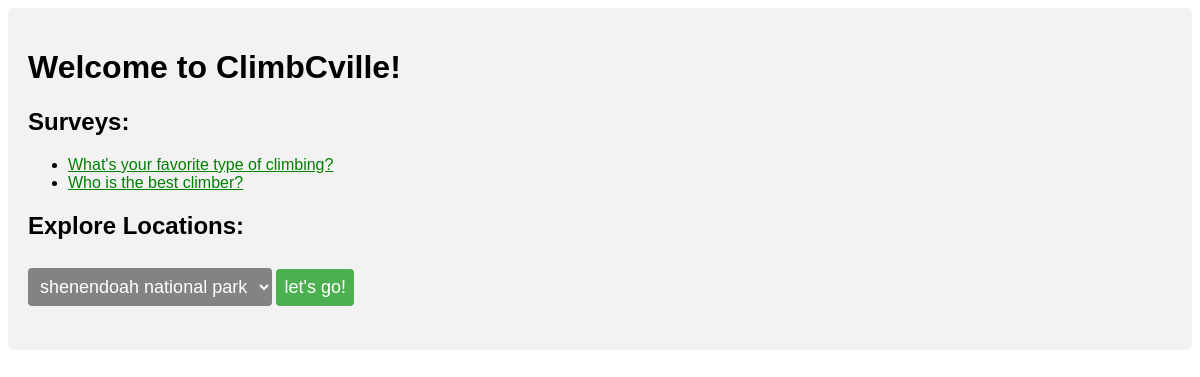
Screenshot of /climbcville/ with the database file from the repository.
### climbcville/models.py (models this page shows, shortened)
class Question(models.Model):
    question_text = models.CharField(max_length=200)
    pub_date = models.DateTimeField('date published')

### climbcville/views.py (the view)
# urls.py: path('', views.index, name='index'),
def index(request):
    latest_question_list = Question.objects.order_by('-pub_date')[:5]
    locations_list = Location.objects.all
    routes_list = Route.objects.all
    context = {'latest_question_list': latest_question_list,
               'showlocations': locations_list,
               'routes_list': routes_list}
    return render(request, 'climbcville/index.html', context)

### climbcville/templates/climbcville/index.html (shortened to what this page needs)
{% load static %}
<link rel="stylesheet" type="text/css" href="{% static 'climbcville/style.css' %}">
<!DOCTYPE html>
<html>
<body>
    <div>
    <h1>Welcome to ClimbCville!</h1>
    <h2>Surveys:</h2>
    {% if latest_question_list %}
    <ul>
        {% for question in latest_question_list %}
        <li><a href="{% url 'climbcville:poll_details' question.id %}">{{ question.question_text }}</a></li>
        {% endfor %}
    </ul>
    {% else %}
    <p>No polls are available.</p>
    {% endif %}
{% block content %}
<h2><b> Explore Locations: </b></h2>
<form action="{% url 'climbcville:location' %}" method="post">
    <select name="location_choice">
        {% for location in showlocations %}
            <option value="{{location.location_id}}">{{ location.location_name }}</option>
        {% endfor %}
    </select>
    <input type="submit" value="let's go!">
</form>
{% endblock %}
</div>
</body>
</html>

### climbcville/static/climbcville/style.css (style rules this page uses)
body { font-family: Verdana, Geneva, Tahoma, sans-serif; }
div { border-radius: 5px; background-color: #f2f2f2; padding: 20px; }
li a { color: green; }
input[type=submit] { background-color: #4CAF50; color: white; padding: 8px; margin: 8px 0; border: none; border-radius: 4px; cursor: pointer; font-size: large; }
select { background-color: #838383; color: white; padding: 8px; margin: 8px 0; border: none; border-radius: 4px; cursor: pointer; font-size: large; }

### rows the page displays
Question: question_text "What's your favorite type of climbing?"
Question: question_text "Who is the best climber?"

### other values shown
form field location_choice "shenendoah national park"
